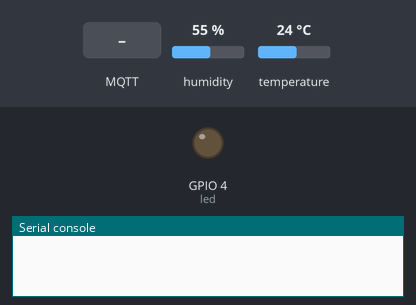
A program run on a simulated ESP32 board running MicroPython. Shown: output pins drawn as LEDs (lit = HIGH), the last lines printed to the serial console. Inputs (shaded band) come from the test bench; at power-on: humidity 55 %, temperature 24 °C. Random numbers come from a fixed seed; no MQTT or app messages arrive unless stated.

Above: at 1.3 s.
1.4 s: MQTT message "1" arrives on the first subscribed topic
At 2.7 s:
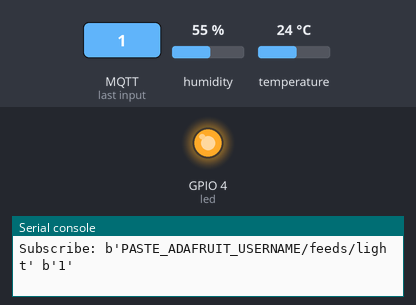
3.1 s: MQTT message "0" arrives on the first subscribed topic
At 3.9 s:
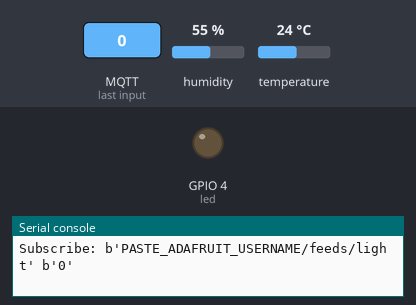
11.6 s: MQTT message "on" arrives on the first subscribed topic
At 12.7 s:
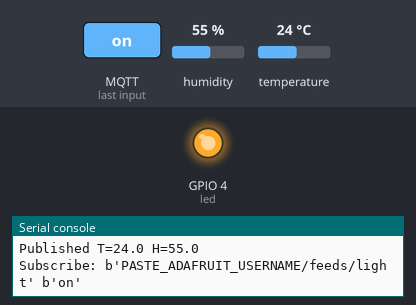
Timing chart, 0 to 14.6 s (numbered marks = the images above; inputs shaded):
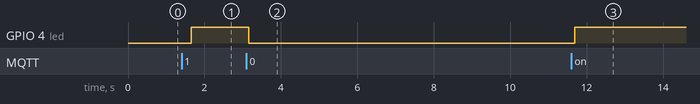

Measured:
- after the input at 1.4 s, GPIO 4 (led): LOW → HIGH after 0.25 s
- after the input at 3.1 s, GPIO 4 (led): HIGH → LOW after 0.05 s
- after the input at 11.6 s, GPIO 4 (led): LOW → HIGH after 0.08 s

The program:

main.py
```python
from machine import Pin
import time
import os
import dht
from umqtt.robust import MQTTClient

# --- Adafruit config (WiFi is in boot.py) ---
ADAFRUIT_USERNAME = b'PASTE_ADAFRUIT_USERNAME'
ADAFRUIT_IO_KEY = b'PASTE_ADAFRUIT_IO_KEY'

# --- hardware (Lab 8 pins) ---
sensor = dht.DHT22(Pin(16))
led = Pin(4, Pin.OUT)

PUBLISH_EVERY_S = 10
CHECK_EVERY_S = 0.5


def cb(topic, msg):
    """Downlink — dashboard switch → LED."""
    print('Subscribe:', topic, msg)
    try:
        message = msg.decode('utf-8').strip().lower()
        if message in ('1', 'on', 'true'):
            led.value(1)
        else:
            led.value(0)
    except Exception as e:
        print('Callback error:', e)


def connect_mqtt():
    client_id = b'esp32_' + bytes(str(int.from_bytes(os.urandom(3), 'little')), 'utf-8')
    client = MQTTClient(
        client_id=client_id,
        server=b'io.adafruit.com',
        user=ADAFRUIT_USERNAME,
        password=ADAFRUIT_IO_KEY,
        ssl=False,
    )
    client.connect()
    client.set_callback(cb)

    temp_feed = b'%s/feeds/temp' % ADAFRUIT_USERNAME
    hum_feed = b'%s/feeds/hum' % ADAFRUIT_USERNAME
    light_feed = b'%s/feeds/light' % ADAFRUIT_USERNAME

    client.subscribe(light_feed)  # downlink
    return client, temp_feed, hum_feed


client, temp_feed, hum_feed = connect_mqtt()
accum = 0.0

while True:
    try:
        if accum >= PUBLISH_EVERY_S:
            sensor.measure()
            t = sensor.temperature()
            h = sensor.humidity()
            client.publish(temp_feed, bytes(str(t), 'utf-8'), qos=0)
            client.publish(hum_feed, bytes(str(h), 'utf-8'), qos=0)
            print('Published T=%s H=%s' % (t, h))
            accum = 0.0

        client.check_msg()  # must run often for downlink
        time.sleep(CHECK_EVERY_S)
        accum += CHECK_EVERY_S

    except KeyboardInterrupt:
        client.disconnect()
        break
```
